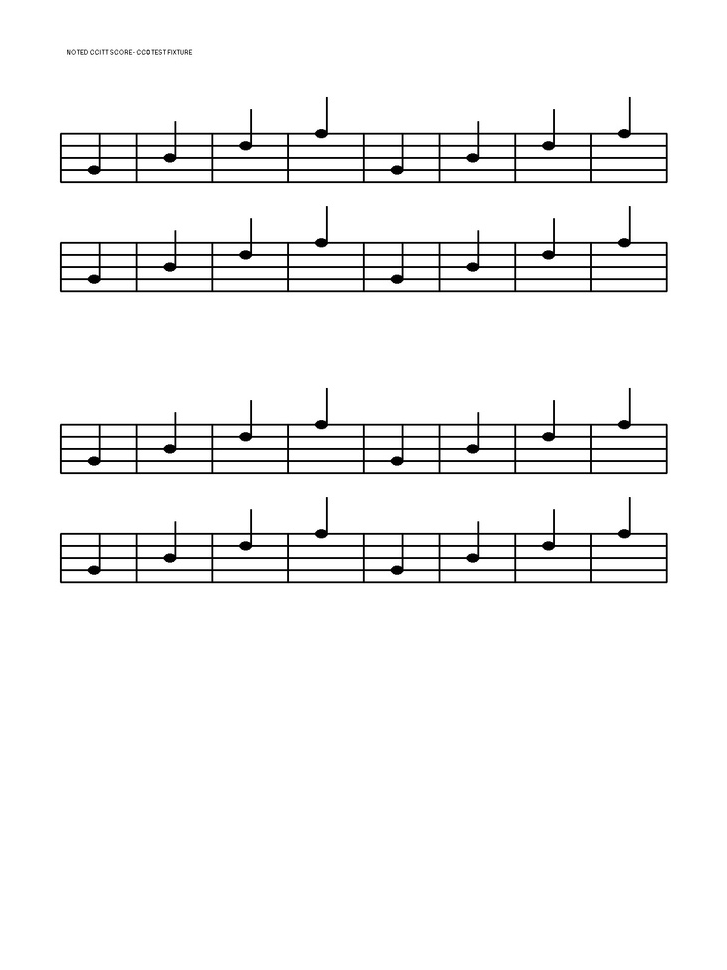
#> input picture testdata/fixtures/noted-photo-exif-6.jpg, 727 x 970 px, shrunk from 1200 x 1600 before the run
$ python -i measure_map.py   (imports and definitions only)
#> lines starting #> are read from the running program, lines starting #| are printed output that depends on the picture; after the words box and inside, x2 and y2 are one past the last pixel; in counts of white or black regions, pixels touching at a corner belong together
#!/usr/bin/env python3
"""Extract page-relative measure boxes, with classical-CV fallback."""

from __future__ import annotations

import argparse
import json
import re
import sys
import zipfile
from pathlib import Path
from xml.etree import ElementTree

import cv2

VERSION = "1"


# [76 lines left out: functions number, boxes_from_omr, not called in this run]


def clustered(values: list[int], tolerance: int) -> list[int]:
    if not values:
        return []
    groups: list[list[int]] = [[values[0]]]
    for value in values[1:]:
        if value - groups[-1][-1] <= tolerance:
            groups[-1].append(value)
        else:
            groups.append([value])
    return [round(sum(group) / len(group)) for group in groups]


def cv_boxes(path: Path) -> tuple[int, int, list[dict[str, float | int]]]:
    image = cv2.imread(str(path), cv2.IMREAD_GRAYSCALE)
#> image is the input picture: shape (970, 727); min 0, max 255, mean 244.4
    if image is None:
        raise ValueError(f"cannot read {path.name}")
    height, width = image.shape
#> height = 970; width = 727
    binary = cv2.threshold(image, 240, 255, cv2.THRESH_BINARY_INV)[1]
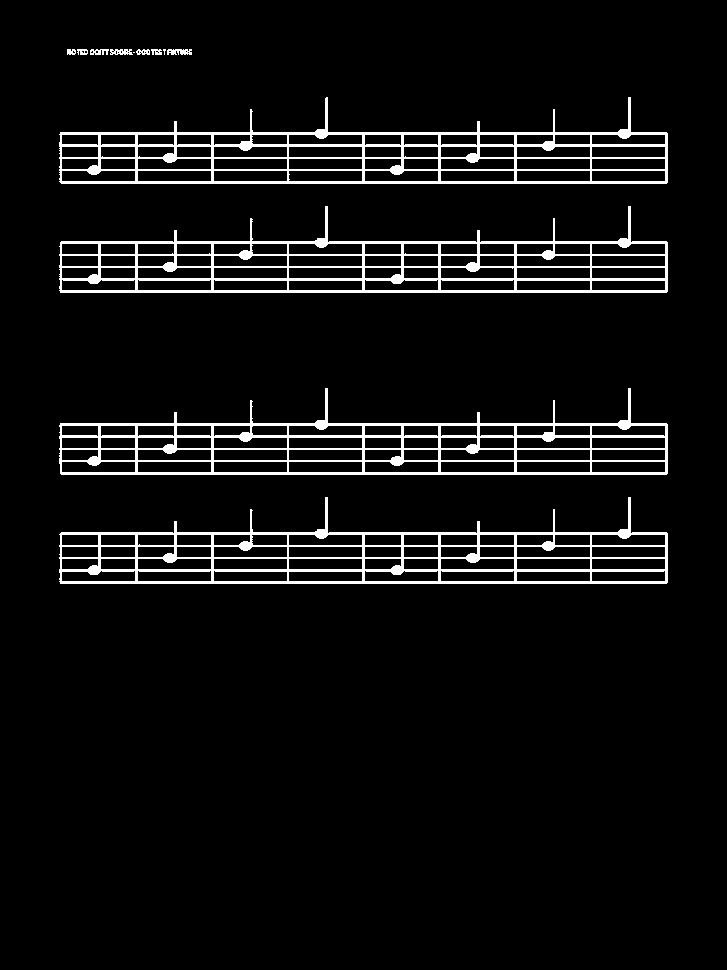
#> binary: shape (970, 727); 5.8% white; 13 white regions (2 under 20 px), largest, box (x1, y1, x2, y2) and area: (59, 97, 668, 184) 10110, (59, 206, 668, 293) 10109, (59, 497, 668, 584) 10107
    # Long horizontal morphology removes stems, beams, text, and note heads before
    # staff detection. A raw row projection mistakes dense beaming for staff lines
    # and splits a grand staff into several false systems.
    horizontal = cv2.morphologyEx(
        binary,
        cv2.MORPH_OPEN,
        cv2.getStructuringElement(cv2.MORPH_RECT, (max(50, width // 8), 1)),
    )
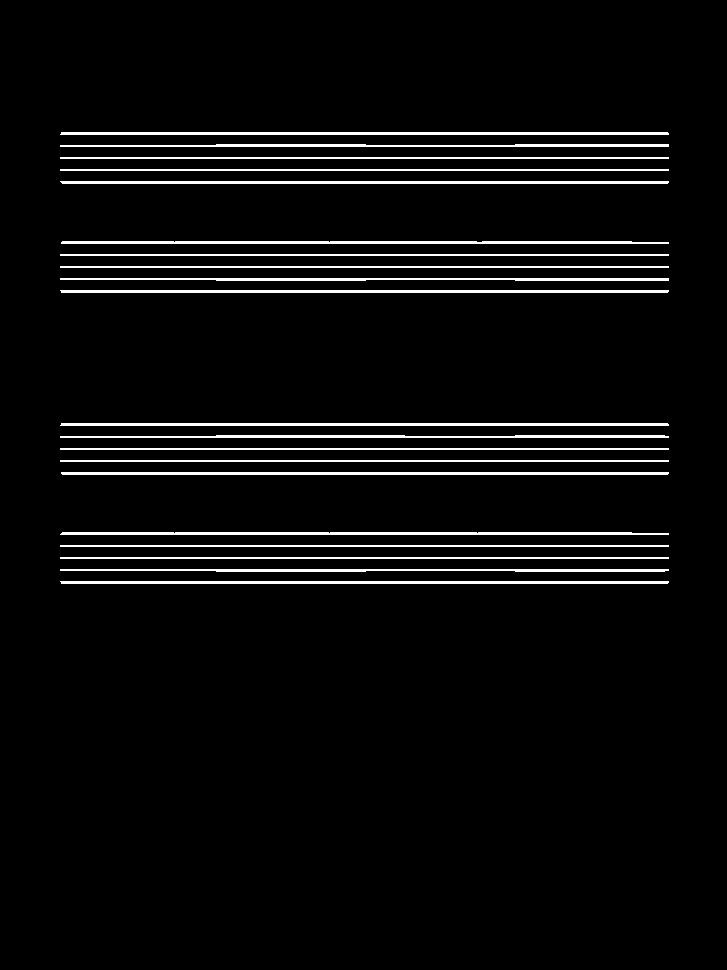
#> horizontal: shape (970, 727); 4.3% white; 20 white regions, largest, box (x1, y1, x2, y2) and area: (60, 132, 669, 135) 1824, (60, 290, 669, 293) 1824, (60, 423, 669, 426) 1824
    row_ink = (horizontal > 0).sum(axis=1)
#> row_ink = 970 values, max 609 at index 134, min 0 at index 0, mean 31.31
    line_rows = [int(y) for y, ink in enumerate(row_ink) if ink >= width * 0.1]
#> line_rows = 52 values from 132 to 583
    lines = clustered(line_rows, 4)
#> in clustered, `groups: list[list[int]] = [[values[0]]]`: groups = [[132]]
#> the loop in clustered, `for value in values[1:]:` made 51 passes
#> value on passes 1 to 12: 133, 134, 144, 145, 146, 157, 158, 169, 170, 181, 182, 183
#> after the loop in clustered, `for value in values[1:]:`: groups = 20 items, first 6: [132, 133, 134], [144, 145, 146], [157, 158], [169, 170], [181, 182, 183], [241, 242, 243]
#> lines = [133, 145, 158, 170, 182, 242, 254, 266, 279, 291, 424, 436, 448, 460, 473, 533, 546, 558, 570, 582]
    staffs: list[tuple[int, int, int]] = []
    index = 0
    while index + 4 < len(lines):
        candidate = lines[index : index + 5]
        gaps = [candidate[i + 1] - candidate[i] for i in range(4)]
        median_gap = sorted(gaps)[len(gaps) // 2]
        if min(gaps) >= 2 and max(gaps) - min(gaps) <= max(4, median_gap * 0.35):
            staffs.append((candidate[0], candidate[-1], median_gap))
            index += 5
        else:
            index += 1
#> this loop made 4 passes
#> (candidate, gaps, index) on passes 1 to 4: ([133, 145, 158, 170, 182], [12, 13, 12, 12], 5), ([242, 254, 266, 279, 291], [12, 12, 13, 12], 10), ([424, 436, 448, 460, 473], [12, 12, 12, 13], 15), ([533, 546, 558, 570, 582], [13, 12, 12, 12], 20)
#> after the loop, index = 20; staffs = [(133, 182, 12), (242, 291, 12), (424, 473, 12), (533, 582, 12)]
    if not staffs:
        return width, height, []
    groups: list[list[tuple[int, int, int]]] = [[staffs[0]]]
#> groups = [[(133, 182, 12)]]
    for staff in staffs[1:]:
        previous = groups[-1][-1]
        if staff[0] - previous[1] <= max(previous[2], staff[2]) * 8:
            groups[-1].append(staff)
        else:
            groups.append([staff])
#> this loop made 3 passes
#> (staff, previous) on passes 1 to 3: ((242, 291, 12), (133, 182, 12)), ((424, 473, 12), (242, 291, 12)), ((533, 582, 12), (424, 473, 12))
#> after the loop, groups = [[(133, 182, 12), (242, 291, 12)], [(424, 473, 12), (533, 582, 12)]]
    systems: list[tuple[int, int]] = []
    for group in groups:
        interline = round(sum(staff[2] for staff in group) / len(group))
        systems.append((max(0, group[0][0] - interline * 2), min(height, group[-1][1] + interline * 2)))
#> this loop made 2 passes
#> (group, interline) on passes 1 to 2: ([(133, 182, 12), (242, 291, 12)], 12), ([(424, 473, 12), (533, 582, 12)], 12)
#> after the loop, systems = [(109, 315), (400, 606)]
    result: list[dict[str, float | int]] = []
    for group, (top, bottom) in zip(groups, systems, strict=True):
        interline = round(sum(staff[2] for staff in group) / len(group))
        vertical = cv2.morphologyEx(
            binary[top:bottom, :],
            cv2.MORPH_OPEN,
            cv2.getStructuringElement(cv2.MORPH_RECT, (1, max(4, round(interline * 3.8)))),
        )
        candidate_columns: list[int] = []
        for x in range(width):
            # A barline crosses the full height of every staff in a system. Requiring
            # that evidence on each staff rejects note stems, clefs, and braces.
            if all(
                (
                    vertical[
                        staff_top - top : staff_bottom - top + 1,
                        max(0, x - 1) : min(width, x + 2),
                    ]
                    > 0
                ).sum()
                >= (staff_bottom - staff_top) * 0.7
                for staff_top, staff_bottom, _ in group
            ):
                candidate_columns.append(x)
        xs = clustered(candidate_columns, max(8, round(interline * 1.4)))
        if len(xs) < 2:
            continue
        for left, right in zip(xs, xs[1:]):
            if right - left < max(20, width // 100):
                continue
            result.append({"x": left, "y": top, "width": right - left, "height": bottom - top})
#> this loop made 2 passes
#> (group, top, bottom, interline, xs) on passes 1 to 2: ([(133, 182, 12), (242, 291, 12)], 109, 315, 12, [60, 136, 212, 288, 363, 439, 515, 590, 666]), ([(424, 473, 12), (533, 582, 12)], 400, 606, 12, [60, 136, 212, 288, 363, 439, 515, 590, 666])
#> pass 1, in cv_boxes, `vertical = cv2.morphologyEx( binary[top:bottom, :], cv2.MORPH_OPEN, cv..`:
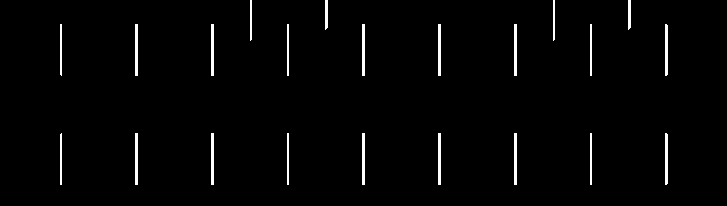
#> vertical: shape (206, 727); 1.9% white; 22 white regions, largest, box (x1, y1, x2, y2) and area: (135, 24, 138, 76) 156, (211, 24, 214, 76) 156, (362, 24, 365, 76) 156
#> after the loop, result = 16 items
    return width, height, result


# [35 lines left out: functions build_map, main, not called in this run]


# [6 lines not run here, left out]

>>> result = cv_boxes('../../testdata/fixtures/noted-photo-exif-6.jpg')
